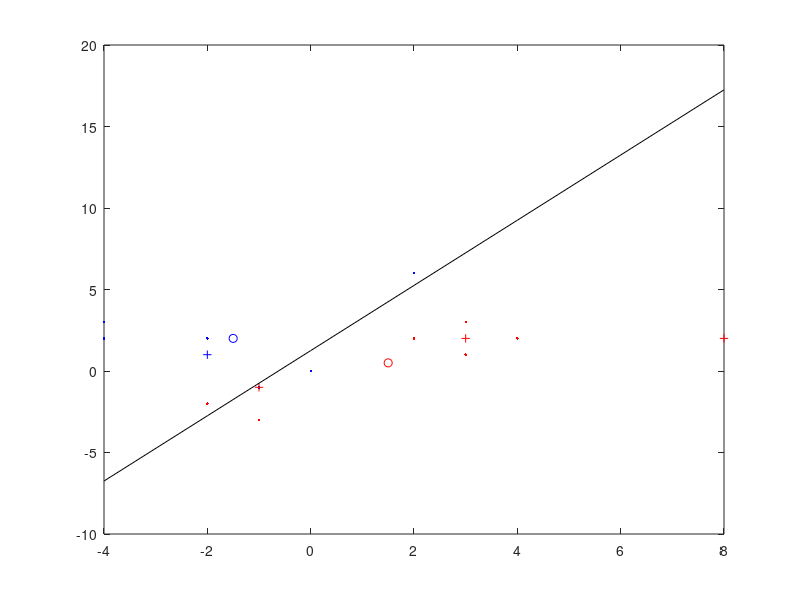

This figure's MATLAB source:
w1x = [2 3 3 -1 4 -2];
w1y = [2 1 3 -3 2 -2];
w2x = [0 -2 -1 -4 -4 2];
w2y = [0 2 -1 2 3 6];
figure
plot(w1x,w1y,'r.');
hold on;
plot(w2x,w2y,'b.');
hold on;
y1 = [mean(w1x) mean(w1y)];
y2 = [mean(w2x) mean(w2y)];
plot(y1(1),y1(2),'ro');
hold on;
plot(y2(1),y2(2),'bo');
hold on;
x = [-1 -1;3 2;-2 1;8 2];

for i=1:1:4
    g1 = x(i,:)*y1' - .5*(y1*y1');
    g2 = x(i,:)*y2' - .5*(y2*y2');
    if g1>g2
        plot(x(i,1),x(i,2),'r+');
        hold on;
    else
        plot(x(i,1),x(i,2),'b+');
        hold on;
    end
end

d = [-4:2:8];
x = 2 .* d' + 1.25;
d = [d' x];
hold on;
plot(d(:,1), d(:,2), 'k-')